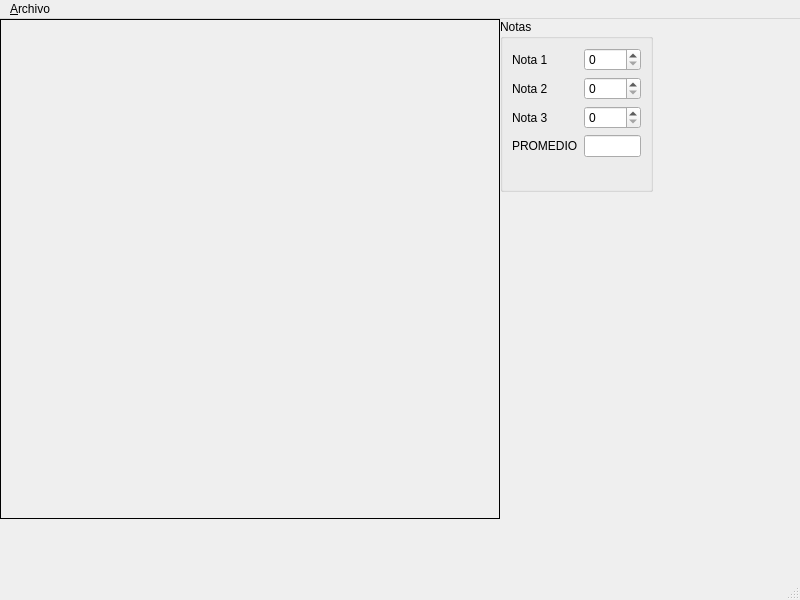
<?xml version="1.0" encoding="UTF-8"?>
<ui version="4.0">
 <class>Principal</class>
 <widget class="QMainWindow" name="Principal">
  <property name="geometry">
   <rect>
    <x>0</x>
    <y>0</y>
    <width>800</width>
    <height>600</height>
   </rect>
  </property>
  <property name="windowTitle">
   <string>Principal</string>
  </property>
  <property name="windowIcon">
   <iconset>
    <normaloff>Recursos/barra-grafica.png</normaloff>Recursos/barra-grafica.png</iconset>
  </property>
  <widget class="QWidget" name="centralwidget">
   <widget class="QLabel" name="outCuadro">
    <property name="geometry">
     <rect>
      <x>0</x>
      <y>0</y>
      <width>500</width>
      <height>500</height>
     </rect>
    </property>
    <property name="minimumSize">
     <size>
      <width>500</width>
      <height>500</height>
     </size>
    </property>
    <property name="frameShape">
     <enum>QFrame::Box</enum>
    </property>
    <property name="text">
     <string/>
    </property>
    <property name="alignment">
     <set>Qt::AlignLeading|Qt::AlignLeft|Qt::AlignTop</set>
    </property>
   </widget>
   <widget class="QGroupBox" name="groupBox">
    <property name="geometry">
     <rect>
      <x>500</x>
      <y>0</y>
      <width>153</width>
      <height>173</height>
     </rect>
    </property>
    <property name="title">
     <string>Notas</string>
    </property>
    <layout class="QFormLayout" name="formLayout">
     <item row="0" column="0">
      <widget class="QLabel" name="label">
       <property name="text">
        <string>Nota 1</string>
       </property>
      </widget>
     </item>
     <item row="0" column="1">
      <widget class="QSpinBox" name="inNota1">
       <property name="maximum">
        <number>100</number>
       </property>
      </widget>
     </item>
     <item row="1" column="0">
      <widget class="QLabel" name="label_2">
       <property name="text">
        <string>Nota 2</string>
       </property>
      </widget>
     </item>
     <item row="1" column="1">
      <widget class="QSpinBox" name="inNota2">
       <property name="maximum">
        <number>100</number>
       </property>
      </widget>
     </item>
     <item row="2" column="0">
      <widget class="QLabel" name="label_3">
       <property name="text">
        <string>Nota 3</string>
       </property>
      </widget>
     </item>
     <item row="2" column="1">
      <widget class="QSpinBox" name="inNota3">
       <property name="maximum">
        <number>100</number>
       </property>
      </widget>
     </item>
     <item row="3" column="0">
      <widget class="QLabel" name="label_4">
       <property name="text">
        <string>PROMEDIO</string>
       </property>
      </widget>
     </item>
     <item row="3" column="1">
      <widget class="QLineEdit" name="inPromedio"/>
     </item>
    </layout>
   </widget>
  </widget>
  <widget class="QMenuBar" name="menubar">
   <property name="geometry">
    <rect>
     <x>0</x>
     <y>0</y>
     <width>800</width>
     <height>21</height>
    </rect>
   </property>
   <widget class="QMenu" name="menu_Guardar">
    <property name="title">
     <string>&amp;Archivo</string>
    </property>
    <addaction name="action_Salir"/>
    <addaction name="action_Salir_2"/>
   </widget>
   <addaction name="menu_Guardar"/>
  </widget>
  <widget class="QStatusBar" name="statusbar"/>
  <action name="action_Salir">
   <property name="icon">
    <iconset>
     <normaloff>Recursos/Save.ico</normaloff>Recursos/Save.ico</iconset>
   </property>
   <property name="text">
    <string>&amp;Guardar</string>
   </property>
   <property name="shortcut">
    <string>Ctrl+S</string>
   </property>
  </action>
  <action name="action_Salir_2">
   <property name="icon">
    <iconset>
     <normaloff>Recursos/salida.png</normaloff>Recursos/salida.png</iconset>
   </property>
   <property name="text">
    <string>&amp;Salir</string>
   </property>
   <property name="shortcut">
    <string>Ctrl+Q</string>
   </property>
  </action>
 </widget>
 <resources/>
 <connections/>
</ui>
